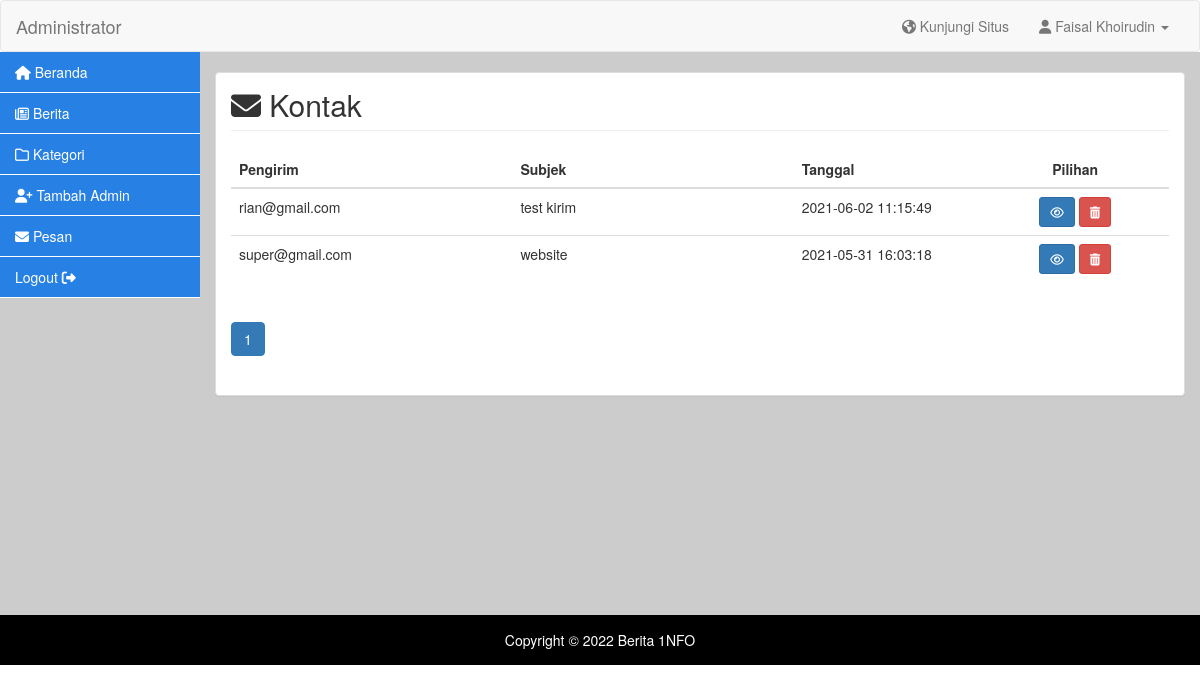
The app's page /webadmin/pesan-data.php (signed in) with its own data.
### tables this page shows
CREATE TABLE `pesan` (
  `pesan_id` int(11) NOT NULL,
  `email` varchar(100) NOT NULL,
  `pengirim` varchar(50) NOT NULL,
  `subjek` varchar(100) NOT NULL,
  `pesan_isi` text NOT NULL,
  `status` varchar(6) NOT NULL,
  `tanggal` datetime NOT NULL
);

### webadmin/pesan-data.php (the view, shortened to what this page needs)
<?php include 'header.php'; ?>
<?php
$limit = 5;
if(isset($_GET['p']))
{
    $noPage = $_GET['p'];
}
else $noPage = 1;
$offset = ($noPage - 1) * $limit;
$sql = "SELECT
pesan.pesan_id,
pesan.pengirim,
pesan.email,
pesan.subjek,
pesan.pesan_isi,
pesan.status,
pesan.tanggal
FROM
pesan
ORDER BY tanggal DESC
LIMIT ".$offset.",". $limit;
$qry = $koneksi->query($sql) or die ("Error retrieving data: ".$koneksi->error);
$sql_rec = "SELECT pesan.pesan_id FROM pesan";
$total_rec = $koneksi->query($sql_rec) or die ("Error retrieving number:".$koneksi->error);
$total_rec_num = $total_rec->num_rows;
$total_page = ceil($total_rec_num/$limit);
?>
<div class="container-fluid body">
	<div class="row">
		<div class="col-lg-2 sidebar">
			<?php include 'sidebar.php'; ?>
		</div>
		<div class="col-lg-10 main-content">
			<div class="panel panel-default">
				<div class="panel-body">
					<div class="row">
						<div class="col-md-12">
							<h2 class="page-header"><i class="fa fa-envelope"></i> Kontak</h2>
						</div>
					</div>
					<div class="row">
						<div class="col-md-12">
							<table class="table table-hover">
								<thead>
									<tr>
										<th width="30%">Pengirim</th>
										<th width="30%">Subjek</th>
										<th width="20%">Tanggal</th>
										<th width="20%" style="text-align: center;">Pilihan</th>
									</tr>
								</thead>
								<tbody>
								<?php if ($total_rec_num == 0) { ?>
									<tr>
										<td colspan="4" align="center">Belum ada data</td>
									</tr>
								<?php } else { ?>
									<?php while ($pesan = $qry->fetch_assoc()) { ?>
										<?php if ($pesan['status']=="belum") { ?>
									<tr>
										<td><strong><?php echo $pesan['email']; ?></strong></td>
										<td><strong><?php echo $pesan['subjek']; ?></strong></td>
										<td><strong><?php echo $pesan['tanggal']; ?></strong></td>
										<td align="center">
											<a href="pesan-lihat.php?id=<?=$pesan['pesan_id']?>" class="btn btn-sm btn-primary">
												<i class="fa fa-eye"></i>
											</a>
											<a onclick="return confirm('Anda Yakin Ingin Menghapus Data Ini?');" href="pesan-hapus.php?id=<?=$pesan['pesan_id']?>" class="btn btn-danger btn-sm">
												<i class="fa fa-trash"></i>
											</a>
										</td>
									</tr>
										<?php } else { ?>
									<tr>
										<td><?php echo $pesan['email']; ?></td>
										<td><?php echo $pesan['subjek']; ?></td>
										<td><?php echo $pesan['tanggal']; ?></td>
										<td align="center">
											<a href="pesan-lihat.php?id=<?=$pesan['pesan_id']?>" class="btn btn-sm btn-primary">
												<i class="fa fa-eye"></i>
											</a>
											<a onclick="return confirm('Anda Yakin Ingin Menghapus Data Ini?');" href="pesan-hapus.php?id=<?=$pesan['pesan_id']?>" class="btn btn-danger btn-sm">
												<i class="fa fa-trash"></i>
											</a>
										</td>
									</tr>
										<?php } ?>
									<?php } ?>
								<?php } ?>
								</tbody>
							</table>
						</div>
						<div class="col-md-12">
							<ul class="pagination">
							<?php for ($page=1; $page <= $total_page ; $page++) { ?>
								<?php if ((($page >= $noPage - 3) && ($page <= $noPage + 3)) || ($page == 1) || ($page == $total_page)) { ?>
									<?php
            							if ($page == $noPage) echo "<li class='active'><a href='#'>".$page."</a></li> ";
            							else echo " <li><a href='".$_SERVER['PHP_SELF']."?p=".$page."'>".$page."</a></li> ";
									?>
								<?php } ?>
							<?php } ?>
							</ul>
						</div>
					</div>
				</div>
			</div>
		</div>
	</div>
</div>
<?php include 'footer.php'; ?>

### records on screen
pesan: email "rian@gmail.com", subjek "test kirim", tanggal "2021-06-02 11:15:49"
pesan: email "super@gmail.com", subjek "website", tanggal "2021-05-31 16:03:18"

### other values on screen
$_SESSION['nm_admin'] "Faisal Khoirudin"
